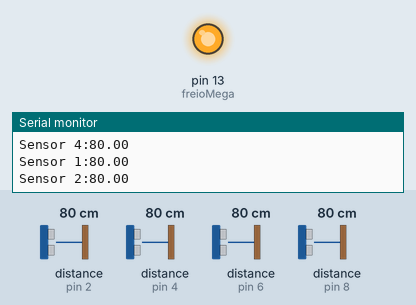
This sketch was run on a simulated Arduino Uno, built with avr-gcc and run on an emulated ATmega328P. On the bench: output pins drawn as LEDs (lit = HIGH), the last lines printed to the serial monitor. The test bench sets the inputs (shaded band); at power-on: distance to the obstacle (sensors on pin 6, pin 2, pin 4, pin 8) 80 cm. The echo pulse lasts 58.3 µs per cm.

Above: at 14.7 s.
14.8 s: distance to the obstacle (sensor on pin 6) set to 50 cm
16.3 s: distance to the obstacle (sensor on pin 6) set to 39 cm
At 17.6 s:
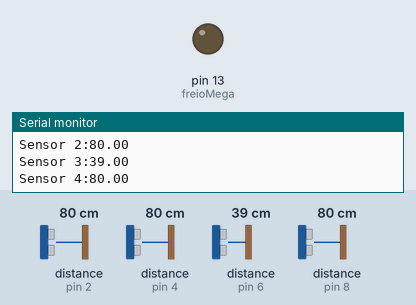
Timing chart, 0 to 18.8 s (numbered marks = the images above; inputs shaded):
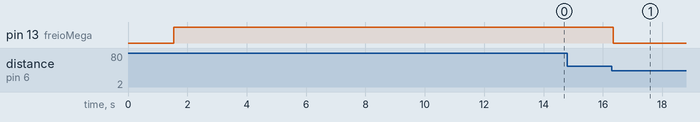

Measured:
- the behaviour switches between 45 and 44 cm on distance to the obstacle (sensor on pin 6) (found by bisection; images 0 and 1)
- after the input at 16.3 s, pin 13 (freioMega): HIGH → LOW after 0.06 s

The sketch:

arduinoUno.ino
```cpp
//***********************************************************************
/*
Programa desenvolvido por Lucas Zappani Siqueira e Gustavo Henrique Sanches
para o projeto de desenvolvimento de um AGV de baixo custo para estudo da
funcionalidade da tecnologia em warehouses.
O projeto foi uma parceiria entre a Univerdade Federal do Paraná (UFPR)
e a empresa Neodent.
*/

//**************************instruções**********************************
  /*
  Este programa tem por finalidade controlar o arduino uno do qual é responsavel
  pelo sensoriamento do trajeto utilizando 4 sensores ultrassonicos.
  Modificando este programa é possivel controlar a distancia de acionamento por meio
  do parametro de leitura e tambem visualizar a distancias lidas.
  */

//**************************bibliotecas*********************************

  #include <HCSR04.h>

//**************************inicialização*******************************

  HCSR04 hc1(3,2);//trig pin , echo pin
  HCSR04 hc2(5,4);//trig pin , echo pin
  HCSR04 hc3(7,6);//trig pin , echo pin
  HCSR04 hc4(9,8);//trig pin , echo pin

  #define freioMega 13

//**************************SetupAndLoop********************************

  void setup(){

    Serial.begin(9600);

    pinMode(freioMega, OUTPUT);

    digitalWrite(freioMega, 0);
    delay(1500);
  }

  void loop(){

    Serial.print("Sensor 1:");
    Serial.println( hc1.dist() ); //retorna a distancia na serial
    Serial.print("Sensor 2:");
    Serial.println( hc2.dist() ); //retorna a distancia na serial
    Serial.print("Sensor 3:");
    Serial.println( hc3.dist() ); //retorna a distancia na serial
    Serial.print("Sensor 4:");
    Serial.println( hc4.dist() ); //retorna a distancia na serial*/

    if(hc1.dist()< 45 || hc2.dist()< 45 || hc3.dist()< 45 || hc4.dist() < 45){
      digitalWrite(freioMega, 0);
      delay(1500);
    }else{
      digitalWrite(freioMega, 1);
    }

  }
```
